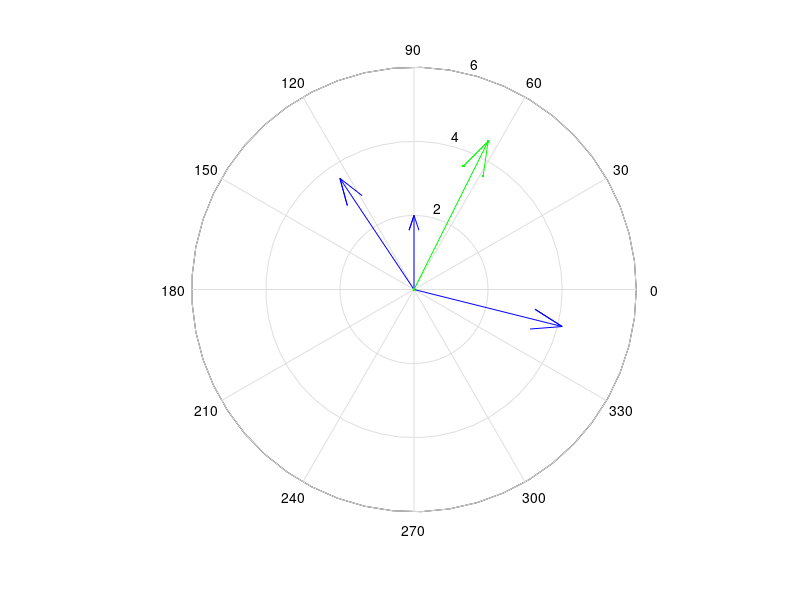

Write the MATLAB code that produced this figure.
f1=[-2 3]
f2=[0 2]
f3=[4 -1]
R=f1+f2+f3;
compass(-2, 3)
hold on;
compass(0, 2)
hold on;
compass(4, -1)
hold on;
compass(R(1),R(2),'.-g')